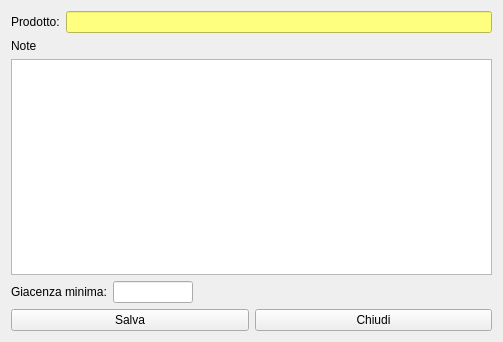
<?xml version="1.0" encoding="UTF-8"?>
<ui version="4.0">
 <class>FtUpdate_Tag</class>
 <widget class="QWidget" name="FtUpdate_Tag">
  <property name="windowModality">
   <enum>Qt::ApplicationModal</enum>
  </property>
  <property name="geometry">
   <rect>
    <x>0</x>
    <y>0</y>
    <width>503</width>
    <height>342</height>
   </rect>
  </property>
  <property name="windowTitle">
   <string>Modifica </string>
  </property>
  <property name="windowIcon">
   <iconset resource="resources.qrc">
    <normaloff>:/resources/icons/Box.PNG</normaloff>:/resources/icons/Box.PNG</iconset>
  </property>
  <layout class="QVBoxLayout" name="verticalLayout_2">
   <item>
    <layout class="QHBoxLayout" name="horizontalLayout">
     <item>
      <widget class="QLabel" name="label">
       <property name="text">
        <string>Prodotto:</string>
       </property>
      </widget>
     </item>
     <item>
      <widget class="QLineEdit" name="leProdotto">
       <property name="styleSheet">
        <string notr="true">background-color: rgb(255, 255, 127);</string>
       </property>
       <property name="readOnly">
        <bool>true</bool>
       </property>
      </widget>
     </item>
    </layout>
   </item>
   <item>
    <layout class="QVBoxLayout" name="verticalLayout">
     <item>
      <widget class="QLabel" name="label_2">
       <property name="text">
        <string>Note</string>
       </property>
      </widget>
     </item>
     <item>
      <widget class="QTextEdit" name="teNote"/>
     </item>
    </layout>
   </item>
   <item>
    <layout class="QFormLayout" name="formLayout">
     <item row="0" column="0">
      <widget class="QLabel" name="label_3">
       <property name="text">
        <string>Giacenza minima:</string>
       </property>
      </widget>
     </item>
     <item row="0" column="1">
      <widget class="QLineEdit" name="le_giacenza_minima">
       <property name="minimumSize">
        <size>
         <width>80</width>
         <height>0</height>
        </size>
       </property>
       <property name="maximumSize">
        <size>
         <width>80</width>
         <height>16777215</height>
        </size>
       </property>
      </widget>
     </item>
    </layout>
   </item>
   <item>
    <layout class="QHBoxLayout" name="horizontalLayout_2">
     <item>
      <widget class="QPushButton" name="pbSave">
       <property name="text">
        <string>Salva</string>
       </property>
       <property name="icon">
        <iconset resource="resources.qrc">
         <normaloff>:/resources/icons/save-icon.png</normaloff>:/resources/icons/save-icon.png</iconset>
       </property>
       <property name="iconSize">
        <size>
         <width>32</width>
         <height>32</height>
        </size>
       </property>
      </widget>
     </item>
     <item>
      <widget class="QPushButton" name="pbClose">
       <property name="text">
        <string>Chiudi</string>
       </property>
       <property name="icon">
        <iconset resource="resources.qrc">
         <normaloff>:/resources/icons/Actions-window-close-icon.png</normaloff>:/resources/icons/Actions-window-close-icon.png</iconset>
       </property>
       <property name="iconSize">
        <size>
         <width>32</width>
         <height>32</height>
        </size>
       </property>
      </widget>
     </item>
    </layout>
   </item>
  </layout>
 </widget>
 <resources>
  <include location="resources.qrc"/>
 </resources>
 <connections/>
</ui>
